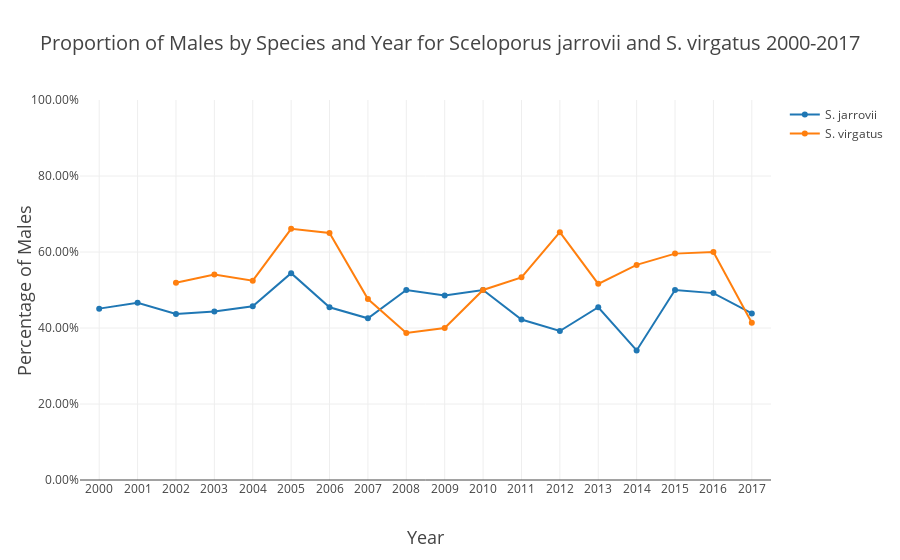

Source (notebook cell):
### Code cell
Sjarrovii = go.Scatter(x = populationSize_sex_species.loc[(populationSize_sex_species.species=='j')
                                                          &(populationSize_sex_species.propMale.notna())].year
           , y = populationSize_sex_species.loc[(populationSize_sex_species.species=='j')
                                                &(populationSize_sex_species.propMale.notna())].propMale
          ,name = 'S. jarrovii')
Svirgatus = go.Scatter(x = populationSize_sex_species.loc[(populationSize_sex_species.species=='v')
                                                          &(populationSize_sex_species.propMale.notna())].year
           , y = populationSize_sex_species.loc[(populationSize_sex_species.species=='v')
                                                &(populationSize_sex_species.propMale.notna())].propMale
          ,name = 'S. virgatus')
data = [Sjarrovii,Svirgatus]
layout = go.Layout(
    title = 'Proportion of Males by Species and Year for Sceloporus jarrovii and S. virgatus 2000-2017',
    titlefont = dict(
        size = 20),
    xaxis = dict(
        dtick = 1,
        title = 'Year',
        titlefont = dict(
            size = 18),
        range = [1999.5,2017.5]),
    yaxis = dict(
        tickformat = ".2%",
        title = 'Percentage of Males',
        titlefont = dict(
            size = 18),
    range = [0,1])
    
)
fig = go.Figure(
        data = data,
        layout = layout)
iplot(fig, filename = 'Proportion of Males by Species and Year for Sceloporus jarrovii and S. virgatus 2000-2017.html')

### Figure 1 — Plotly figure (JSON) as saved in the notebook; plotly's stock layout.template omitted (floating-point values rounded to 4 significant figures)
{"data": [{"name": "S. jarrovii", "type": "scatter", "uid": "a30cd2fb-6730-4656-ae91-40caccf3c190", "x": [2000, 2001, 2002, 2003, 2004, 2005, 2006, 2007, 2008, 2009, 2010, 2011, 2012, 2013, 2014, 2015, 2016, 2017], "y": [0.451, 0.4667, 0.437, 0.4433, 0.4571, 0.5443, 0.4545, 0.4255, 0.5, 0.4857, 0.5, 0.4222, 0.3922, 0.4545, 0.3409, 0.5, 0.4918, 0.4384]}, {"name": "S. virgatus", "type": "scatter", "uid": "a4023256-754b-4e08-acc4-9ef3781a5324", "x": [2002, 2003, 2004, 2005, 2006, 2007, 2008, 2009, 2010, 2011, 2012, 2013, 2014, 2015, 2016, 2017], "y": [0.519, 0.5405, 0.5246, 0.661, 0.65, 0.4762, 0.3871, 0.4, 0.5, 0.5333, 0.6522, 0.5161, 0.566, 0.5957, 0.6, 0.4138]}], "layout": {"title": {"font": {"size": 20}, "text": "Proportion of Males by Species and Year for Sceloporus jarrovii and S. virgatus 2000-2017"}, "xaxis": {"dtick": 1, "range": [2000.0, 2018.0], "title": {"font": {"size": 18}, "text": "Year"}}, "yaxis": {"range": [0, 1], "tickformat": ".2%", "title": {"font": {"size": 18}, "text": "Percentage of Males"}}}}
